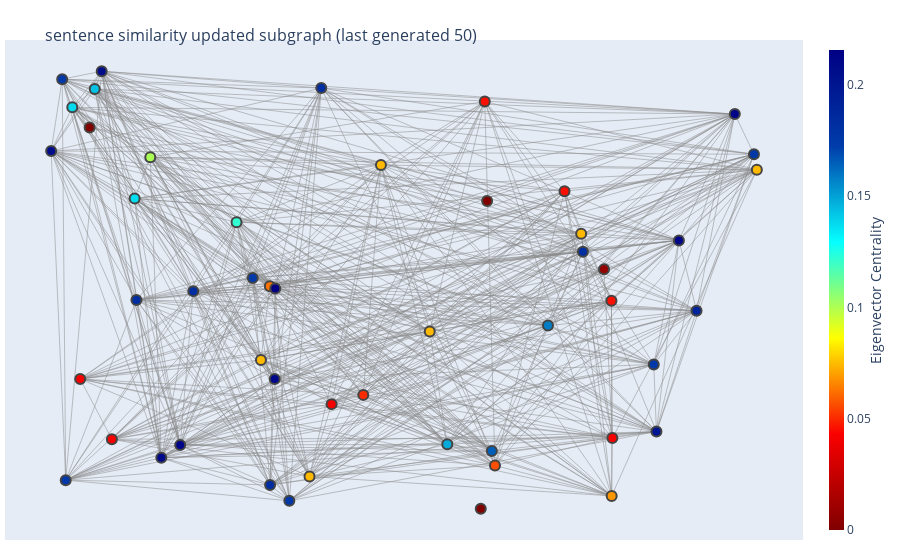

Notebook source saved alongside this figure:
### Code cell
import json
import networkx as nx
import random
import plotly.graph_objects as go

RANDOM_SEED = 42
random.seed(RANDOM_SEED)

graph = nx.Graph()

f = json.load(open('run_1_gpt2_medium_graph_rl_output_graph.json'))
graph.add_nodes_from(f['nodes'])
graph.add_edges_from(f['edges'])

removed_nodes = [i for i in range(0, len(graph.nodes()) - 50)]
graph.remove_nodes_from(removed_nodes)

pos = nx.random_layout(graph, seed=RANDOM_SEED)
for n, p in pos.items():
    graph.nodes[n]['pos'] = p

node_x = []
node_y = []
for node in graph.nodes():
    x, y = graph.nodes[node]['pos']
    node_x.append(x)
    node_y.append(y)

edge_x = []
edge_y = []
for edge in graph.edges():
    x0, y0 = graph.nodes[edge[0]]['pos']
    x1, y1 = graph.nodes[edge[1]]['pos']
    edge_x.append(x0)
    edge_x.append(x1)
    edge_x.append(None)
    edge_y.append(y0)
    edge_y.append(y1)
    edge_y.append(None)

edge_trace = go.Scatter(
    x=edge_x, y=edge_y,
    line=dict(width=0.5, color='#888'),
    hoverinfo='none',
    mode='lines')

node_trace = go.Scatter(
    x=node_x, y=node_y,
    mode='markers',
    hoverinfo='text',
    marker=dict(
        showscale=True,
        colorscale='Jet',
        reversescale=True,
        color=[],
        size=10,
        colorbar=dict(
            thickness=15,
            title='Eigenvector Centrality',
            xanchor='left',
            titleside='right'
        ),
        line_width=2))

centrality = nx.eigenvector_centrality(graph)
node_centralities = [centrality[node] for node in centrality]
node_text = [graph.nodes[node]["sentences"] for node in graph.nodes()]

node_trace.marker.color = node_centralities
node_trace.text = node_text

fig = go.Figure(data=[edge_trace, node_trace],
             layout=go.Layout(
                title='<br>sentence similarity updated subgraph (last generated 50)',
                titlefont_size=16,
                showlegend=False,
                hovermode='closest',
                margin=dict(b=20,l=5,r=5,t=40),
                xaxis=dict(showgrid=False, zeroline=False, showticklabels=False),
                yaxis=dict(showgrid=False, zeroline=False, showticklabels=False))
                )

                
fig.show()

### Figure 1 — Plotly figure (JSON) as saved in the notebook; plotly's stock layout.template omitted (floating-point values rounded to 4 significant figures; data arrays with more than 128 entries replaced by an {"elided": "..."} marker saying what was removed)
{"data": [{"hoverinfo": "none", "line": {"color": "#888", "width": 0.5}, "mode": "lines", "type": "scatter", "x": {"elided": "1665 float values"}, "y": {"elided": "1665 float values"}}, {"hoverinfo": "text", "marker": {"color": [0.1827, 0.1827, 0.2091, 0.0003201, 1.399e-05, 0.1758, 0.2007, 0.2115, 0.06245, 0.05073, 0.05646, 0.07442, 0.07442, 0.1827, 1.372e-48, 0.1649, 0.1429, 0.1758, 0.1827, 0.1583, 0.1827, 0.1374, 0.1217, 0.2157, 0.1482, 0.07442, 0.2115, 0.04563, 0.04171, 0.04171, 0.04171, 0.1758, 0.1758, 0.1009, 0.2064, 0.04171, 0.2064, 0.04563, 0.06866, 0.07442, 0.2115, 0.1758, 0.2091, 0.07442, 0.1889, 0.1369, 0.007308, 0.04563, 0.07442, 0.1758], "colorbar": {"thickness": 15, "title": {"side": "right", "text": "Eigenvector Centrality"}, "xanchor": "left"}, "colorscale": [[0, "rgb(0,0,131)"], [0.2, "rgb(0,60,170)"], [0.4, "rgb(5,255,255)"], [0.6, "rgb(255,255,0)"], [0.8, "rgb(250,0,0)"], [1, "rgb(128,0,0)"]], "line": {"width": 2}, "reversescale": true, "showscale": true, "size": 10}, "mode": "markers", "text": ["is sen. john mccain senile", "is sen. john mccain a traitor", "men should not have children", "to recognize a serial killer", "to recognize a sociopath", "what is the best way to kill yourself", "tamil sadak scammer", "johnny vaught murderer", "where did the word nigger come from", "where did the term nigger come from", "its still illegal to kill a human being", "its still going to kill me", "its still illegal to kill someone", "its still a bitch to kill yourself", "chews candy for kids", "good historical examples of trump's racism", "good historical examples of trump racism", "sheer white trash nancy pelosi", "sheer white trash trump", "al roker is an idiot", "al roker serial killer", "no internet connection kill yourself", "why did hitler hate the jews", "cox architectute is a piece of shit", "cox architectute to kill himself.", "cox architectute nazi", "confucius says kill yourself", "jokes that donald trump has made", "trump foils al qaeda", "trump foils russia", "whistleblower another trump", "gordon ramsay cheating", "dave chappelle racist", "in what way is trump a racist", "jim morrison murderer", "has joy beater die", "has joy reid lost his mind", "do democrats believe in god", "if former president obama was gay", "how many people have been killed by the clintons", "anderson french satanist", "anderson french is an idiot", "anderson french serial killer", "sheer white trash quotes", "sheer white trash donald trump", "sheer white trash game", "trut:pelosi reclaims", "white or black people killed by police", "wife getting fatter than ever", "ariana grande fat"], "type": "scatter", "x": [0.3745, 0.732, 0.156, 0.05808, 0.6011, 0.02058, 0.8324, 0.1818, 0.3042, 0.4319, 0.6119, 0.2921, 0.4561, 0.1997, 0.5924, 0.6075, 0.06505, 0.9656, 0.3046, 0.6842, 0.122, 0.03439, 0.2588, 0.3117, 0.5467, 0.9696, 0.9395, 0.5979, 0.08849, 0.04523, 0.3887, 0.8287, 0.2809, 0.1409, 0.07455, 0.7722, 0.005522, 0.7069, 0.7713, 0.3585, 0.8631, 0.3309, 0.311, 0.7296, 0.8872, 0.1196, 0.7608, 0.771, 0.5227, 0.02542], "y": [0.9507, 0.5987, 0.156, 0.8662, 0.7081, 0.9699, 0.2123, 0.1834, 0.5248, 0.2912, 0.1395, 0.3664, 0.7852, 0.5142, 0.04645, 0.1705, 0.9489, 0.8084, 0.09767, 0.4402, 0.4952, 0.9093, 0.6625, 0.5201, 0.1849, 0.7751, 0.8948, 0.9219, 0.196, 0.3253, 0.2713, 0.3568, 0.5427, 0.8022, 0.9869, 0.1987, 0.8155, 0.729, 0.07404, 0.1159, 0.6233, 0.06356, 0.3252, 0.6376, 0.4722, 0.7132, 0.5613, 0.4938, 0.4275, 0.1079]}], "layout": {"hovermode": "closest", "margin": {"b": 20, "l": 5, "r": 5, "t": 40}, "showlegend": false, "title": {"font": {"size": 16}, "text": "<br>sentence similarity updated subgraph (last generated 50)"}, "xaxis": {"showgrid": false, "showticklabels": false, "zeroline": false}, "yaxis": {"showgrid": false, "showticklabels": false, "zeroline": false}}}
